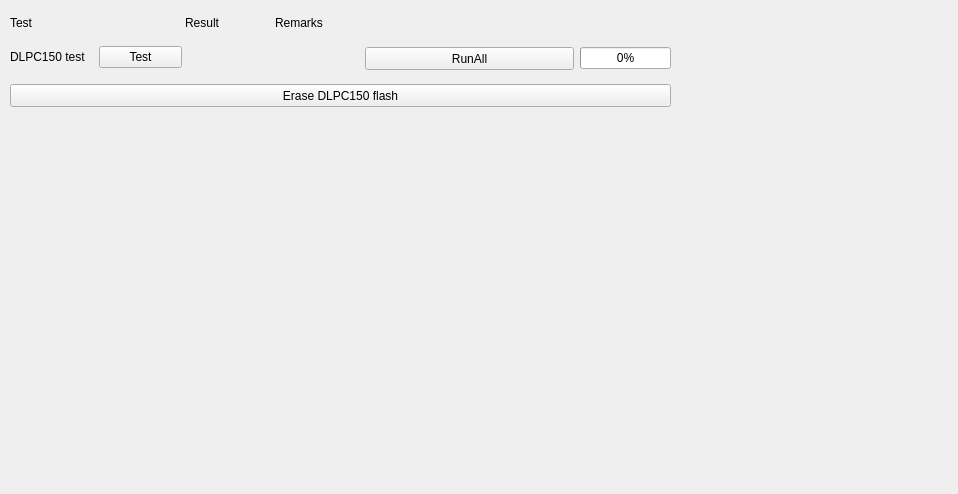
             <widget class="QWidget" name="tab_2">
              <property name="sizePolicy">
               <sizepolicy hsizetype="Minimum" vsizetype="Fixed">
                <horstretch>1</horstretch>
                <verstretch>0</verstretch>
               </sizepolicy>
              </property>
              <property name="minimumSize">
               <size>
                <width>958</width>
                <height>494</height>
               </size>
              </property>
              <attribute name="title">
               <string>DLPC</string>
              </attribute>
              <widget class="QWidget" name="layoutWidget7">
               <property name="geometry">
                <rect>
                 <x>10</x>
                 <y>1</y>
                 <width>661</width>
                 <height>115</height>
                </rect>
               </property>
               <layout class="QVBoxLayout" name="verticalLayout_50">
                <item>
                 <layout class="QHBoxLayout" name="horizontalLayout_69">
                  <item>
                   <layout class="QVBoxLayout" name="verticalLayout_28">
                    <item>
                     <layout class="QHBoxLayout" name="horizontalLayout_66" stretch="50,25,25">
                      <item>
                       <widget class="QLabel" name="label_9">
                        <property name="sizePolicy">
                         <sizepolicy hsizetype="Minimum" vsizetype="Fixed">
                          <horstretch>1</horstretch>
                          <verstretch>0</verstretch>
                         </sizepolicy>
                        </property>
                        <property name="minimumSize">
                         <size>
                          <width>146</width>
                          <height>29</height>
                         </size>
                        </property>
                        <property name="text">
                         <string>Test</string>
                        </property>
                       </widget>
                      </item>
                      <item>
                       <widget class="QLabel" name="label_tiva_sw_ver_6">
                        <property name="sizePolicy">
                         <sizepolicy hsizetype="Minimum" vsizetype="Fixed">
                          <horstretch>1</horstretch>
                          <verstretch>0</verstretch>
                         </sizepolicy>
                        </property>
                        <property name="minimumSize">
                         <size>
                          <width>72</width>
                          <height>29</height>
                         </size>
                        </property>
                        <property name="text">
                         <string>Result</string>
                        </property>
                       </widget>
                      </item>
                      <item>
                       <widget class="QLabel" name="label_tiva_sw_ver_5">
                        <property name="sizePolicy">
                         <sizepolicy hsizetype="Minimum" vsizetype="Fixed">
                          <horstretch>1</horstretch>
                          <verstretch>0</verstretch>
                         </sizepolicy>
                        </property>
                        <property name="minimumSize">
                         <size>
                          <width>73</width>
                          <height>29</height>
                         </size>
                        </property>
                        <property name="text">
                         <string>Remarks</string>
                        </property>
                       </widget>
                      </item>
                     </layout>
                    </item>
                    <item>
                     <layout class="QHBoxLayout" name="horizontalLayout_8">
                      <property name="spacing">
                       <number>6</number>
                      </property>
                      <property name="sizeConstraint">
                       <enum>QLayout::SetDefaultConstraint</enum>
                      </property>
                      <item>
                       <widget class="QLabel" name="label_test_5">
                        <property name="sizePolicy">
                         <sizepolicy hsizetype="Minimum" vsizetype="Fixed">
                          <horstretch>1</horstretch>
                          <verstretch>0</verstretch>
                         </sizepolicy>
                        </property>
                        <property name="minimumSize">
                         <size>
                          <width>65</width>
                          <height>28</height>
                         </size>
                        </property>
                        <property name="text">
                         <string>DLPC150 test</string>
                        </property>
                       </widget>
                      </item>
                      <item>
                       <widget class="QPushButton" name="pushButton_test_dlpc150">
                        <property name="sizePolicy">
                         <sizepolicy hsizetype="Minimum" vsizetype="Fixed">
                          <horstretch>1</horstretch>
                          <verstretch>0</verstretch>
                         </sizepolicy>
                        </property>
                        <property name="text">
                         <string>Test</string>
                        </property>
                       </widget>
                      </item>
                      <item>
                       <widget class="QLabel" name="label_result_dlpc150">
                        <property name="sizePolicy">
                         <sizepolicy hsizetype="Minimum" vsizetype="Fixed">
                          <horstretch>1</horstretch>
                          <verstretch>0</verstretch>
                         </sizepolicy>
                        </property>
                        <property name="minimumSize">
                         <size>
                          <width>70</width>
                          <height>13</height>
                         </size>
                        </property>
                        <property name="text">
                         <string/>
                        </property>
                       </widget>
                      </item>
                      <item>
                       <widget class="QLabel" name="label_remark_dlpc150">
                        <property name="sizePolicy">
                         <sizepolicy hsizetype="Minimum" vsizetype="Fixed">
                          <horstretch>1</horstretch>
                          <verstretch>0</verstretch>
                         </sizepolicy>
                        </property>
                        <property name="minimumSize">
                         <size>
                          <width>70</width>
                          <height>13</height>
                         </size>
                        </property>
                        <property name="text">
                         <string/>
                        </property>
                       </widget>
                      </item>
                     </layout>
                    </item>
                   </layout>
                  </item>
                  <item>
                   <layout class="QVBoxLayout" name="verticalLayout_27">
                    <item>
                     <widget class="QLabel" name="label_runtests_progress_DLPC">
                      <property name="sizePolicy">
                       <sizepolicy hsizetype="Minimum" vsizetype="Fixed">
                        <horstretch>1</horstretch>
                        <verstretch>0</verstretch>
                       </sizepolicy>
                      </property>
                      <property name="minimumSize">
                       <size>
                        <width>304</width>
                        <height>31</height>
                       </size>
                      </property>
                      <property name="text">
                       <string/>
                      </property>
                     </widget>
                    </item>
                    <item>
                     <layout class="QHBoxLayout" name="horizontalLayout_65">
                      <item>
                       <widget class="QPushButton" name="pushButton_runAll_tests_DLPC">
                        <property name="sizePolicy">
                         <sizepolicy hsizetype="Minimum" vsizetype="Fixed">
                          <horstretch>1</horstretch>
                          <verstretch>0</verstretch>
                         </sizepolicy>
                        </property>
                        <property name="minimumSize">
                         <size>
                          <width>209</width>
                          <height>23</height>
                         </size>
                        </property>
                        <property name="text">
                         <string>RunAll</string>
                        </property>
                       </widget>
                      </item>
                      <item>
                       <widget class="QProgressBar" name="progressbar_runTests_DLPC">
                        <property name="enabled">
                         <bool>true</bool>
                        </property>
                        <property name="sizePolicy">
                         <sizepolicy hsizetype="Minimum" vsizetype="Fixed">
                          <horstretch>1</horstretch>
                          <verstretch>0</verstretch>
                         </sizepolicy>
                        </property>
                        <property name="minimumSize">
                         <size>
                          <width>87</width>
                          <height>21</height>
                         </size>
                        </property>
                        <property name="value">
                         <number>0</number>
                        </property>
                       </widget>
                      </item>
                     </layout>
                    </item>
                   </layout>
                  </item>
                 </layout>
                </item>
                <item>
                 <widget class="QPushButton" name="pushButton_erase_flash">
                  <property name="sizePolicy">
                   <sizepolicy hsizetype="Minimum" vsizetype="Fixed">
                    <horstretch>1</horstretch>
                    <verstretch>0</verstretch>
                   </sizepolicy>
                  </property>
                  <property name="minimumSize">
                   <size>
                    <width>107</width>
                    <height>23</height>
                   </size>
                  </property>
                  <property name="text">
                   <string>Erase DLPC150 flash</string>
                  </property>
                 </widget>
                </item>
               </layout>
              </widget>
             </widget>
